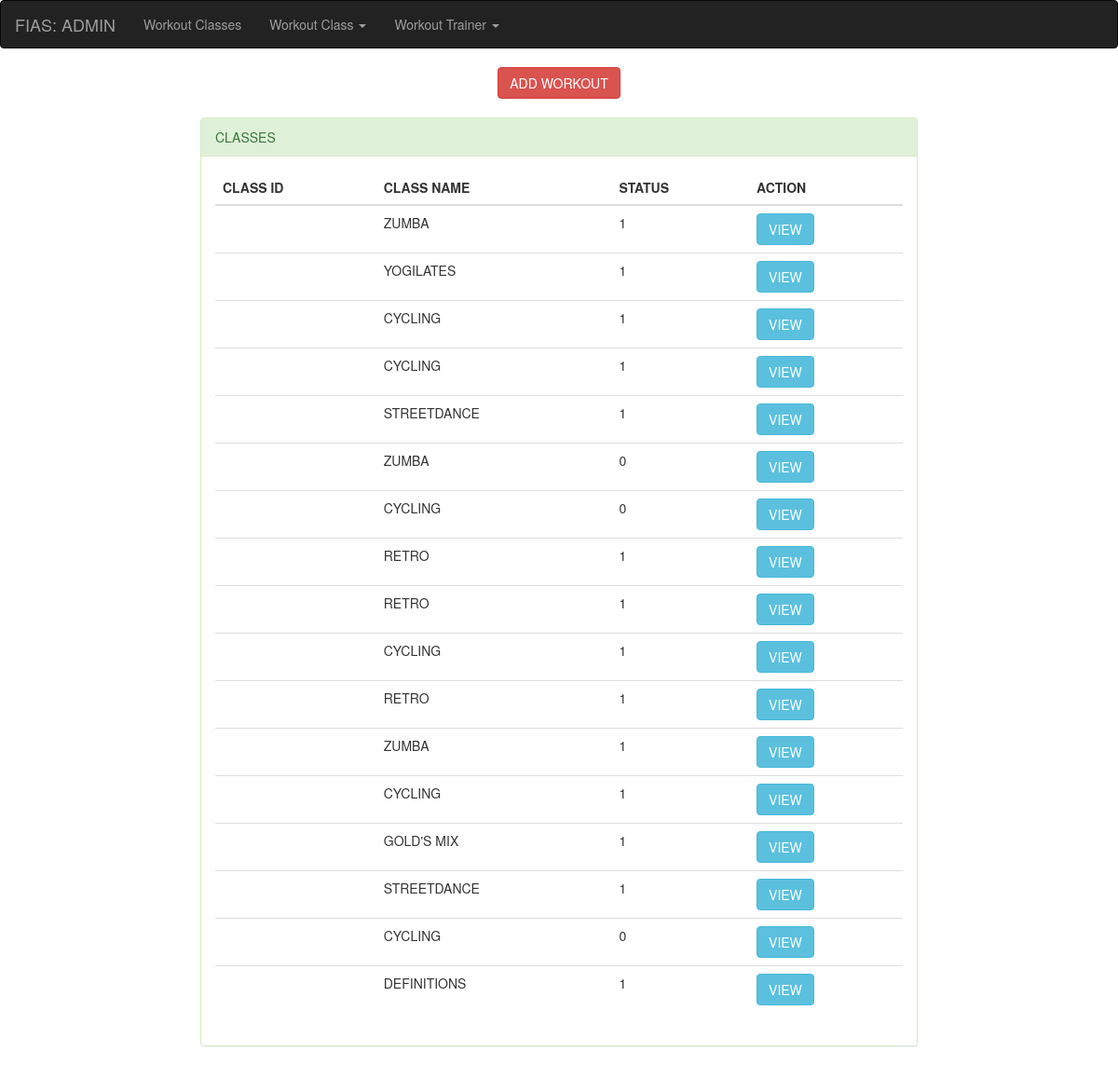
Page /index.php/classes/workouts on the committed database.
### tables this page shows
CREATE TABLE `class` (
  `id` int(11) NOT NULL,
  `class_name` varchar(100) NOT NULL,
  `class_desc` varchar(100) NOT NULL,
  `img` varchar(255) NOT NULL,
  `start_time` int(11) NOT NULL,
  `end_time` int(11) NOT NULL,
  `day` varchar(50) NOT NULL,
  `trainer_id` int(11) NOT NULL,
  `classes_id` int(11) NOT NULL,
  `status` tinyint(4) NOT NULL DEFAULT '1',
  `remove_status` int(11) NOT NULL
);

### application/controllers/Classes.php (called while the page is built, shortened)
<?php
class Classes extends CI_Controller{
  function __construct(){
    $this->load->model('accounts_model');
    $this->load->library('upload');
  }
  public function workouts(){
    $allItems = $this->accounts_model->fetch("class");
    $data = array(
        'title' => "WORKOUT CLASS MANAGEMENT",
        'classes' => $allItems,
    );
    $this->load->view('includes/header', $data);
    $this->load->view('classes/admin/index');
    $this->load->view('classes/admin/workouts');
    $this->load->view('includes/footer');
  }
}

### index.php (called while the page is built, shortened)
<?php
require_once BASEPATH.'core/CodeIgniter.php';

### application/models/accounts_model.php (called while the page is built, shortened)
<?php
class Accounts_model extends CI_Model {
    public function fetch($table, $where = NULL) {
        $query = $this->db->get($table);
        return ($query->num_rows() > 0 ) ? $query->result() : FALSE;
    }
}

### application/views/classes/admin/workouts.php (the view, shortened to what this page needs)
<div class="container-fluid">
    <div class="row">
        <div class="col-md-2"></div>
        <div class="col-md-8">
            <center>
                <a href="<?=base_url()?>classes/add_workout" class="btn btn-danger">ADD WORKOUT</a><br/><br/>
            </center>
            <div class="panel panel-success">
                <div class="panel-heading">
                    CLASSES
                </div>
                <div class="panel-body">
                        <table class="table">
                            <thead>
                                <th>CLASS ID</th>
                                <th>CLASS NAME</th>
                                <th>STATUS </th>
                                <th>ACTION</th>
                            </thead>
                            <?php if(!$classes):?>
                        <h1>Table is EMPTY</h1>
                    <?php else:?>
                            <tbody>
                                <?php foreach ($classes as $class):?>
                               <tr>
                                    <td><?=$class->class_id?></td>
                                    <td><?=$class->class_name?></td>
                                    <td><?=$class->status?></td>
                                    <td>
                                        <a href = "<?=base_url()?>classes/workout_view/<?=$class->class_id?>" class = "btn btn-info"> VIEW </a>
                                    </td>
                                </tr>
                                <?php endforeach;?>
                            </tbody>
                        </table>
                    <?php endif?>
                </div>
            </div>
        </div>
        <div class="col-md-2"></div>
    </div>
</div>

### application/views/includes/header.php (shortened to what this page needs)
<!DOCTYPE html>
<html lang="en">
<head>
	<link rel="stylesheet" href="<?=base_url()?>assets/landing/css/bootstrap.min.css"/>
	<link rel="stylesheet" href="<?=base_url()?>assets/landing/css/font-awesome.min.css"/>
	<link rel="stylesheet" href="<?=base_url()?>assets/landing/css/flaticon.css"/>
	<link rel="stylesheet" href="<?=base_url()?>assets/landing/css/magnific-popup.css"/>
	<link rel="stylesheet" href="<?=base_url()?>assets/landing/css/owl.carousel.css"/>
	<link rel="stylesheet" href="<?=base_url()?>assets/landing/css/style.css"/>
  <link rel="stylesheet" href="<?=base_url()?>assets/landing/css/landing.css"/>
	<link rel="stylesheet" href="<?=base_url()?>assets/css/style.css"/>
</head>
<body>

### application/views/classes/admin/index.php (shortened to what this page needs)
<nav class="navbar navbar-inverse">
  <div class="container-fluid">
    <div class="navbar-header">
      <a class="navbar-brand" href="#">FIAS: ADMIN</a>
    </div>
    <ul class="nav navbar-nav">
      <li><a href="<?=base_url()?>classes">Workout Classes</a></li>
      <li class="dropdown"><a class="dropdown-toggle" data-toggle="dropdown" href="#">Workout Class <span class="caret"></span></a>
      <li class="dropdown"><a class="dropdown-toggle" data-toggle="dropdown" href="#">Workout Trainer <span class="caret"></span></a>
    </ul>
  </div>
</nav>

### application/views/includes/footer.php
</body>
</html>

### rows in the picture
class: class_name "ZUMBA", status "1"
class: class_name "YOGILATES", status "1"
class: class_name "CYCLING", status "1"
class: class_name "CYCLING", status "1"
class: class_name "STREETDANCE", status "1"
class: class_name "ZUMBA", status "0"
class: class_name "CYCLING", status "0"
class: class_name "RETRO", status "1"
class: class_name "RETRO", status "1"
class: class_name "CYCLING", status "1"
class: class_name "RETRO", status "1"
class: class_name "ZUMBA", status "1"
class: class_name "CYCLING", status "1"
class: class_name "GOLD'S MIX", status "1"
class: class_name "STREETDANCE", status "1"
class: class_name "CYCLING", status "0"
class: class_name "DEFINITIONS", status "1"
